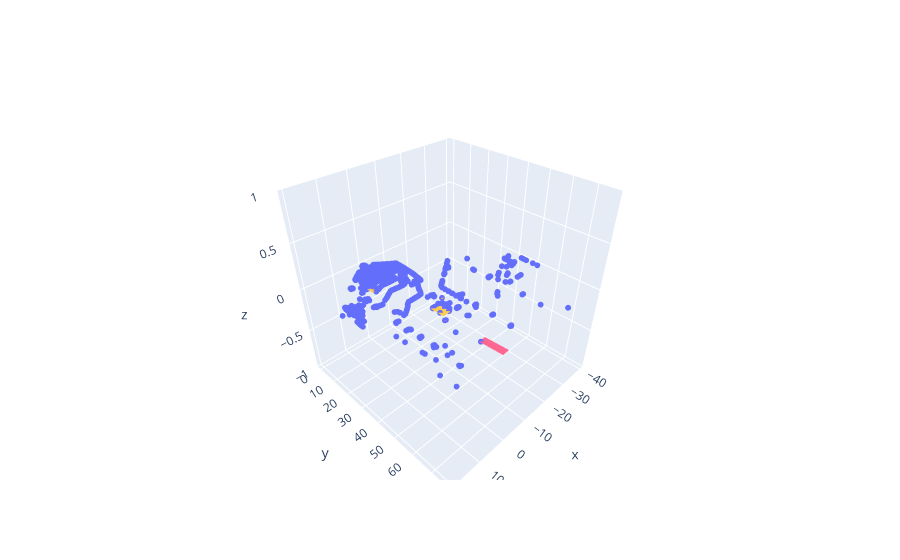

The notebook cell this image was saved under:
### Markdown cell above
---

### Code cell
EPOCHS = 2000

lasernet = torch.nn.DataParallel(LaserNet(), device_ids=[0, 1])
loss = LaserNetLoss(logits=True)
optimizer = torch.optim.Adam(lasernet.parameters(), lr=0.0001)

lasernet.zero_grad()
loss.zero_grad()
optimizer.zero_grad()

losses = []
for epoch in range(EPOCHS):
    
    # Training
    for batch_rv, batch_labels, batch_target_bbs in train_dataloader:
        
        batch_pointclass_preds, batch_bb_param_preds, batch_log_std_preds = lasernet(x=batch_rv)
        batch_logstd = torch.log(torch.std(batch_bb_param_preds, axis=(1, 2, 3)))        
        
        L = loss(batch_pointclass_preds, batch_bb_param_preds, batch_log_std_preds,
                 batch_labels,           batch_target_bbs,     batch_logstd)
        
        losses.append(L.item())

        lasernet.zero_grad()
        L.backward()
        optimizer.step()
    print(epoch, L.item())

### Figure 1 — Plotly figure (JSON) as saved in the notebook; plotly's stock layout.template omitted (floating-point values rounded to 4 significant figures; data arrays with more than 128 entries replaced by an {"elided": "..."} marker saying what was removed)
{"data": [{"marker": {"size": 2}, "mode": "markers", "type": "scatter3d", "x": {"elided": "4096 float values"}, "y": {"elided": "4096 float values"}, "z": {"elided": "4096 int values"}}, {"type": "mesh3d", "x": [0, 0, 0, 0], "y": [0, 0, 0, 0], "z": [0, 0, 0, 0]}, {"type": "mesh3d", "x": [0, 0, 0, 0], "y": [0, 0, 0, 0], "z": [0, 0, 0, 0]}, {"type": "mesh3d", "x": [0, 0, 0, 0], "y": [0, 0, 0, 0], "z": [0, 0, 0, 0]}, {"type": "mesh3d", "x": [-5.326, -5.317, -6.525, -6.534], "y": [39.53, 40.29, 40.3, 39.55], "z": [0, 0, 0, 0]}, {"type": "mesh3d", "x": [0, 0, 0, 0], "y": [0, 0, 0, 0], "z": [0, 0, 0, 0]}, {"type": "mesh3d", "x": [0, 0, 0, 0], "y": [0, 0, 0, 0], "z": [0, 0, 0, 0]}, {"type": "mesh3d", "x": [0, 0, 0, 0], "y": [0, 0, 0, 0], "z": [0, 0, 0, 0]}, {"type": "mesh3d", "x": [0, 0, 0, 0], "y": [0, 0, 0, 0], "z": [0, 0, 0, 0]}, {"type": "mesh3d", "x": [0, 0, 0, 0], "y": [0, 0, 0, 0], "z": [0, 0, 0, 0]}, {"type": "mesh3d", "x": [0, 0, 0, 0], "y": [0, 0, 0, 0], "z": [0, 0, 0, 0]}, {"type": "mesh3d", "x": [0, 0, 0, 0], "y": [0, 0, 0, 0], "z": [0, 0, 0, 0]}, {"type": "mesh3d", "x": [0, 0, 0, 0], "y": [0, 0, 0, 0], "z": [0, 0, 0, 0]}, {"type": "mesh3d", "x": [0, 0, 0, 0], "y": [0, 0, 0, 0], "z": [0, 0, 0, 0]}, {"type": "mesh3d", "x": [-0.05265, -2.929, -2.787, 0.0896], "y": [47.93, 47.86, 41.49, 41.56], "z": [0, 0, 0, 0]}, {"type": "mesh3d", "x": [0, 0, 0, 0], "y": [0, 0, 0, 0], "z": [0, 0, 0, 0]}, {"type": "mesh3d", "x": [0, 0, 0, 0], "y": [0, 0, 0, 0], "z": [0, 0, 0, 0]}, {"type": "mesh3d", "x": [0, 0, 0, 0], "y": [0, 0, 0, 0], "z": [0, 0, 0, 0]}, {"type": "mesh3d", "x": [0, 0, 0, 0], "y": [0, 0, 0, 0], "z": [0, 0, 0, 0]}, {"type": "mesh3d", "x": [-0.05265, -2.929, -2.787, 0.0896], "y": [47.93, 47.86, 41.49, 41.56], "z": [0, 0, 0, 0]}, {"type": "mesh3d", "x": [0, 0, 0, 0], "y": [0, 0, 0, 0], "z": [0, 0, 0, 0]}, {"type": "mesh3d", "x": [0, 0, 0, 0], "y": [0, 0, 0, 0], "z": [0, 0, 0, 0]}, {"type": "mesh3d", "x": [-0.05265, -2.929, -2.787, 0.0896], "y": [47.93, 47.86, 41.49, 41.56], "z": [0, 0, 0, 0]}, {"type": "mesh3d", "x": [-0.05265, -2.929, -2.787, 0.0896], "y": [47.93, 47.86, 41.49, 41.56], "z": [0, 0, 0, 0]}, {"type": "mesh3d", "x": [0, 0, 0, 0], "y": [0, 0, 0, 0], "z": [0, 0, 0, 0]}, {"type": "mesh3d", "x": [0, 0, 0, 0], "y": [0, 0, 0, 0], "z": [0, 0, 0, 0]}, {"type": "mesh3d", "x": [0, 0, 0, 0], "y": [0, 0, 0, 0], "z": [0, 0, 0, 0]}, {"type": "mesh3d", "x": [0, 0, 0, 0], "y": [0, 0, 0, 0], "z": [0, 0, 0, 0]}, {"type": "mesh3d", "x": [0, 0, 0, 0], "y": [0, 0, 0, 0], "z": [0, 0, 0, 0]}, {"type": "mesh3d", "x": [0, 0, 0, 0], "y": [0, 0, 0, 0], "z": [0, 0, 0, 0]}, {"type": "mesh3d", "x": [-0.05265, -2.929, -2.787, 0.0896], "y": [47.93, 47.86, 41.49, 41.56], "z": [0, 0, 0, 0]}, {"type": "mesh3d", "x": [-0.05265, -2.929, -2.787, 0.0896], "y": [47.93, 47.86, 41.49, 41.56], "z": [0, 0, 0, 0]}, {"type": "mesh3d", "x": [-0.05265, -2.929, -2.787, 0.0896], "y": [47.93, 47.86, 41.49, 41.56], "z": [0, 0, 0, 0]}, {"type": "mesh3d", "x": [0, 0, 0, 0], "y": [0, 0, 0, 0], "z": [0, 0, 0, 0]}, {"type": "mesh3d", "x": [0, 0, 0, 0], "y": [0, 0, 0, 0], "z": [0, 0, 0, 0]}, {"type": "mesh3d", "x": [0, 0, 0, 0], "y": [0, 0, 0, 0], "z": [0, 0, 0, 0]}, {"type": "mesh3d", "x": [0, 0, 0, 0], "y": [0, 0, 0, 0], "z": [0, 0, 0, 0]}, {"type": "mesh3d", "x": [0, 0, 0, 0], "y": [0, 0, 0, 0], "z": [0, 0, 0, 0]}, {"type": "mesh3d", "x": [0, 0, 0, 0], "y": [0, 0, 0, 0], "z": [0, 0, 0, 0]}, {"type": "mesh3d", "x": [-0.05265, -2.929, -2.787, 0.0896], "y": [47.93, 47.86, 41.49, 41.56], "z": [0, 0, 0, 0]}, {"type": "mesh3d", "x": [-0.05265, -2.929, -2.787, 0.0896], "y": [47.93, 47.86, 41.49, 41.56], "z": [0, 0, 0, 0]}, {"type": "mesh3d", "x": [-0.05265, -2.929, -2.787, 0.0896], "y": [47.93, 47.86, 41.49, 41.56], "z": [0, 0, 0, 0]}, {"type": "mesh3d", "x": [0, 0, 0, 0], "y": [0, 0, 0, 0], "z": [0, 0, 0, 0]}, {"type": "mesh3d", "x": [0, 0, 0, 0], "y": [0, 0, 0, 0], "z": [0, 0, 0, 0]}, {"type": "mesh3d", "x": [0, 0, 0, 0], "y": [0, 0, 0, 0], "z": [0, 0, 0, 0]}, {"type": "mesh3d", "x": [0, 0, 0, 0], "y": [0, 0, 0, 0], "z": [0, 0, 0, 0]}, {"type": "mesh3d", "x": [0, 0, 0, 0], "y": [0, 0, 0, 0], "z": [0, 0, 0, 0]}, {"type": "mesh3d", "x": [0, 0, 0, 0], "y": [0, 0, 0, 0], "z": [0, 0, 0, 0]}, {"type": "mesh3d", "x": [-0.05265, -2.929, -2.787, 0.0896], "y": [47.93, 47.86, 41.49, 41.56], "z": [0, 0, 0, 0]}, {"type": "mesh3d", "x": [-0.05265, -2.929, -2.787, 0.0896], "y": [47.93, 47.86, 41.49, 41.56], "z": [0, 0, 0, 0]}, {"type": "mesh3d", "x": [-0.05265, -2.929, -2.787, 0.0896], "y": [47.93, 47.86, 41.49, 41.56], "z": [0, 0, 0, 0]}, {"type": "mesh3d", "x": [0, 0, 0, 0], "y": [0, 0, 0, 0], "z": [0, 0, 0, 0]}, {"type": "mesh3d", "x": [0, 0, 0, 0], "y": [0, 0, 0, 0], "z": [0, 0, 0, 0]}, {"type": "mesh3d", "x": [0, 0, 0, 0], "y": [0, 0, 0, 0], "z": [0, 0, 0, 0]}, {"type": "mesh3d", "x": [0, 0, 0, 0], "y": [0, 0, 0, 0], "z": [0, 0, 0, 0]}, {"type": "mesh3d", "x": [0, 0, 0, 0], "y": [0, 0, 0, 0], "z": [0, 0, 0, 0]}, {"type": "mesh3d", "x": [0, 0, 0, 0], "y": [0, 0, 0, 0], "z": [0, 0, 0, 0]}, {"type": "mesh3d", "x": [-0.05265, -2.929, -2.787, 0.0896], "y": [47.93, 47.86, 41.49, 41.56], "z": [0, 0, 0, 0]}, {"type": "mesh3d", "x": [-0.05265, -2.929, -2.787, 0.0896], "y": [47.93, 47.86, 41.49, 41.56], "z": [0, 0, 0, 0]}, {"type": "mesh3d", "x": [-0.05265, -2.929, -2.787, 0.0896], "y": [47.93, 47.86, 41.49, 41.56], "z": [0, 0, 0, 0]}, {"type": "mesh3d", "x": [0, 0, 0, 0], "y": [0, 0, 0, 0], "z": [0, 0, 0, 0]}, {"type": "mesh3d", "x": [0, 0, 0, 0], "y": [0, 0, 0, 0], "z": [0, 0, 0, 0]}, {"type": "mesh3d", "x": [0, 0, 0, 0], "y": [0, 0, 0, 0], "z": [0, 0, 0, 0]}, {"type": "mesh3d", "x": [0, 0, 0, 0], "y": [0, 0, 0, 0], "z": [0, 0, 0, 0]}, {"type": "mesh3d", "x": [0, 0, 0, 0], "y": [0, 0, 0, 0], "z": [0, 0, 0, 0]}, {"type": "mesh3d", "x": [0, 0, 0, 0], "y": [0, 0, 0, 0], "z": [0, 0, 0, 0]}, {"type": "mesh3d", "x": [0.2177, -2.226, -1.694, 0.7496], "y": [75.66, 75.53, 65.75, 65.88], "z": [0, 0, 0, 0]}, {"type": "mesh3d", "x": [0, 0, 0, 0], "y": [0, 0, 0, 0], "z": [0, 0, 0, 0]}, {"type": "mesh3d", "x": [0.4899, 1.106, 1.098, 0.4824], "y": [49.44, 49.45, 50.33, 50.32], "z": [0, 0, 0, 0]}, {"type": "mesh3d", "x": [0, 0, 0, 0], "y": [0, 0, 0, 0], "z": [0, 0, 0, 0]}, {"type": "mesh3d", "x": [0, 0, 0, 0], "y": [0, 0, 0, 0], "z": [0, 0, 0, 0]}, {"type": "mesh3d", "x": [0, 0, 0, 0], "y": [0, 0, 0, 0], "z": [0, 0, 0, 0]}, {"type": "mesh3d", "x": [0, 0, 0, 0], "y": [0, 0, 0, 0], "z": [0, 0, 0, 0]}, {"type": "mesh3d", "x": [0, 0, 0, 0], "y": [0, 0, 0, 0], "z": [0, 0, 0, 0]}, {"type": "mesh3d", "x": [0, 0, 0, 0], "y": [0, 0, 0, 0], "z": [0, 0, 0, 0]}, {"type": "mesh3d", "x": [0, 0, 0, 0], "y": [0, 0, 0, 0], "z": [0, 0, 0, 0]}, {"type": "mesh3d", "x": [0.4899, 1.106, 1.098, 0.4824], "y": [49.44, 49.45, 50.33, 50.32], "z": [0, 0, 0, 0]}, {"type": "mesh3d", "x": [0, 0, 0, 0], "y": [0, 0, 0, 0], "z": [0, 0, 0, 0]}, {"type": "mesh3d", "x": [0, 0, 0, 0], "y": [0, 0, 0, 0], "z": [0, 0, 0, 0]}, {"type": "mesh3d", "x": [0, 0, 0, 0], "y": [0, 0, 0, 0], "z": [0, 0, 0, 0]}, {"type": "mesh3d", "x": [0, 0, 0, 0], "y": [0, 0, 0, 0], "z": [0, 0, 0, 0]}, {"type": "mesh3d", "x": [0, 0, 0, 0], "y": [0, 0, 0, 0], "z": [0, 0, 0, 0]}, {"type": "mesh3d", "x": [0, 0, 0, 0], "y": [0, 0, 0, 0], "z": [0, 0, 0, 0]}, {"type": "mesh3d", "x": [0, 0, 0, 0], "y": [0, 0, 0, 0], "z": [0, 0, 0, 0]}, {"type": "mesh3d", "x": [0, 0, 0, 0], "y": [0, 0, 0, 0], "z": [0, 0, 0, 0]}, {"type": "mesh3d", "x": [5.0, 7.154, 6.864, 4.711], "y": [12.59, 12.69, 18.91, 18.81], "z": [0, 0, 0, 0]}, {"type": "mesh3d", "x": [5.0, 7.154, 6.864, 4.711], "y": [12.59, 12.69, 18.91, 18.81], "z": [0, 0, 0, 0]}, {"type": "mesh3d", "x": [5.0, 7.154, 6.864, 4.711], "y": [12.59, 12.69, 18.91, 18.81], "z": [0, 0, 0, 0]}, {"type": "mesh3d", "x": [0, 0, 0, 0], "y": [0, 0, 0, 0], "z": [0, 0, 0, 0]}, {"type": "mesh3d", "x": [5.0, 7.154, 6.864, 4.711], "y": [12.59, 12.69, 18.91, 18.81], "z": [0, 0, 0, 0]}, {"type": "mesh3d", "x": [0, 0, 0, 0], "y": [0, 0, 0, 0], "z": [0, 0, 0, 0]}, {"type": "mesh3d", "x": [0, 0, 0, 0], "y": [0, 0, 0, 0], "z": [0, 0, 0, 0]}, {"type": "mesh3d", "x": [0, 0, 0, 0], "y": [0, 0, 0, 0], "z": [0, 0, 0, 0]}, {"type": "mesh3d", "x": [5.0, 7.154, 6.864, 4.711], "y": [12.59, 12.69, 18.91, 18.81], "z": [0, 0, 0, 0]}, {"type": "mesh3d", "x": [5.0, 7.154, 6.864, 4.711], "y": [12.59, 12.69, 18.91, 18.81], "z": [0, 0, 0, 0]}, {"type": "mesh3d", "x": [5.0, 7.154, 6.864, 4.711], "y": [12.59, 12.69, 18.91, 18.81], "z": [0, 0, 0, 0]}, {"type": "mesh3d", "x": [5.0, 7.154, 6.864, 4.711], "y": [12.59, 12.69, 18.91, 18.81], "z": [0, 0, 0, 0]}, {"type": "mesh3d", "x": [5.0, 7.154, 6.864, 4.711], "y": [12.59, 12.69, 18.91, 18.81], "z": [0, 0, 0, 0]}, {"type": "mesh3d", "x": [5.0, 7.154, 6.864, 4.711], "y": [12.59, 12.69, 18.91, 18.81], "z": [0, 0, 0, 0]}, {"type": "mesh3d", "x": [0, 0, 0, 0], "y": [0, 0, 0, 0], "z": [0, 0, 0, 0]}, {"type": "mesh3d", "x": [0, 0, 0, 0], "y": [0, 0, 0, 0], "z": [0, 0, 0, 0]}, {"type": "mesh3d", "x": [0, 0, 0, 0], "y": [0, 0, 0, 0], "z": [0, 0, 0, 0]}, {"type": "mesh3d", "x": [5.0, 7.154, 6.864, 4.711], "y": [12.59, 12.69, 18.91, 18.81], "z": [0, 0, 0, 0]}, {"type": "mesh3d", "x": [5.0, 7.154, 6.864, 4.711], "y": [12.59, 12.69, 18.91, 18.81], "z": [0, 0, 0, 0]}, {"type": "mesh3d", "x": [5.0, 7.154, 6.864, 4.711], "y": [12.59, 12.69, 18.91, 18.81], "z": [0, 0, 0, 0]}, {"type": "mesh3d", "x": [5.0, 7.154, 6.864, 4.711], "y": [12.59, 12.69, 18.91, 18.81], "z": [0, 0, 0, 0]}, {"type": "mesh3d", "x": [5.0, 7.154, 6.864, 4.711], "y": [12.59, 12.69, 18.91, 18.81], "z": [0, 0, 0, 0]}, {"type": "mesh3d", "x": [5.0, 7.154, 6.864, 4.711], "y": [12.59, 12.69, 18.91, 18.81], "z": [0, 0, 0, 0]}, {"type": "mesh3d", "x": [0, 0, 0, 0], "y": [0, 0, 0, 0], "z": [0, 0, 0, 0]}, {"type": "mesh3d", "x": [0, 0, 0, 0], "y": [0, 0, 0, 0], "z": [0, 0, 0, 0]}, {"type": "mesh3d", "x": [0, 0, 0, 0], "y": [0, 0, 0, 0], "z": [0, 0, 0, 0]}, {"type": "mesh3d", "x": [5.0, 7.154, 6.864, 4.711], "y": [12.59, 12.69, 18.91, 18.81], "z": [0, 0, 0, 0]}, {"type": "mesh3d", "x": [5.0, 7.154, 6.864, 4.711], "y": [12.59, 12.69, 18.91, 18.81], "z": [0, 0, 0, 0]}, {"type": "mesh3d", "x": [0, 0, 0, 0], "y": [0, 0, 0, 0], "z": [0, 0, 0, 0]}, {"type": "mesh3d", "x": [5.0, 7.154, 6.864, 4.711], "y": [12.59, 12.69, 18.91, 18.81], "z": [0, 0, 0, 0]}, {"type": "mesh3d", "x": [5.0, 7.154, 6.864, 4.711], "y": [12.59, 12.69, 18.91, 18.81], "z": [0, 0, 0, 0]}, {"type": "mesh3d", "x": [5.0, 7.154, 6.864, 4.711], "y": [12.59, 12.69, 18.91, 18.81], "z": [0, 0, 0, 0]}, {"type": "mesh3d", "x": [0, 0, 0, 0], "y": [0, 0, 0, 0], "z": [0, 0, 0, 0]}, {"type": "mesh3d", "x": [0, 0, 0, 0], "y": [0, 0, 0, 0], "z": [0, 0, 0, 0]}, {"type": "mesh3d", "x": [0, 0, 0, 0], "y": [0, 0, 0, 0], "z": [0, 0, 0, 0]}, {"type": "mesh3d", "x": [5.0, 7.154, 6.864, 4.711], "y": [12.59, 12.69, 18.91, 18.81], "z": [0, 0, 0, 0]}, {"type": "mesh3d", "x": [5.0, 7.154, 6.864, 4.711], "y": [12.59, 12.69, 18.91, 18.81], "z": [0, 0, 0, 0]}, {"type": "mesh3d", "x": [0, 0, 0, 0], "y": [0, 0, 0, 0], "z": [0, 0, 0, 0]}, {"type": "mesh3d", "x": [5.0, 7.154, 6.864, 4.711], "y": [12.59, 12.69, 18.91, 18.81], "z": [0, 0, 0, 0]}, {"type": "mesh3d", "x": [5.0, 7.154, 6.864, 4.711], "y": [12.59, 12.69, 18.91, 18.81], "z": [0, 0, 0, 0]}, {"type": "mesh3d", "x": [0, 0, 0, 0], "y": [0, 0, 0, 0], "z": [0, 0, 0, 0]}, {"type": "mesh3d", "x": [0, 0, 0, 0], "y": [0, 0, 0, 0], "z": [0, 0, 0, 0]}, {"type": "mesh3d", "x": [0, 0, 0, 0], "y": [0, 0, 0, 0], "z": [0, 0, 0, 0]}, {"type": "mesh3d", "x": [5.0, 7.154, 6.864, 4.711], "y": [12.59, 12.69, 18.91, 18.81], "z": [0, 0, 0, 0]}, {"type": "mesh3d", "x": [5.0, 7.154, 6.864, 4.711], "y": [12.59, 12.69, 18.91, 18.81], "z": [0, 0, 0, 0]}, {"type": "mesh3d", "x": [5.0, 7.154, 6.864, 4.711], "y": [12.59, 12.69, 18.91, 18.81], "z": [0, 0, 0, 0]}, {"type": "mesh3d", "x": [0, 0, 0, 0], "y": [0, 0, 0, 0], "z": [0, 0, 0, 0]}, {"type": "mesh3d", "x": [5.0, 7.154, 6.864, 4.711], "y": [12.59, 12.69, 18.91, 18.81], "z": [0, 0, 0, 0]}, {"type": "mesh3d", "x": [5.0, 7.154, 6.864, 4.711], "y": [12.59, 12.69, 18.91, 18.81], "z": [0, 0, 0, 0]}, {"type": "mesh3d", "x": [5.0, 7.154, 6.864, 4.711], "y": [12.59, 12.69, 18.91, 18.81], "z": [0, 0, 0, 0]}, {"type": "mesh3d", "x": [0, 0, 0, 0], "y": [0, 0, 0, 0], "z": [0, 0, 0, 0]}, {"type": "mesh3d", "x": [0, 0, 0, 0], "y": [0, 0, 0, 0], "z": [0, 0, 0, 0]}, {"type": "mesh3d", "x": [5.0, 7.154, 6.864, 4.711], "y": [12.59, 12.69, 18.91, 18.81], "z": [0, 0, 0, 0]}, {"type": "mesh3d", "x": [5.0, 7.154, 6.864, 4.711], "y": [12.59, 12.69, 18.91, 18.81], "z": [0, 0, 0, 0]}, {"type": "mesh3d", "x": [5.0, 7.154, 6.864, 4.711], "y": [12.59, 12.69, 18.91, 18.81], "z": [0, 0, 0, 0]}, {"type": "mesh3d", "x": [5.0, 7.154, 6.864, 4.711], "y": [12.59, 12.69, 18.91, 18.81], "z": [0, 0, 0, 0]}, {"type": "mesh3d", "x": [5.0, 7.154, 6.864, 4.711], "y": [12.59, 12.69, 18.91, 18.81], "z": [0, 0, 0, 0]}, {"type": "mesh3d", "x": [5.0, 7.154, 6.864, 4.711], "y": [12.59, 12.69, 18.91, 18.81], "z": [0, 0, 0, 0]}, {"type": "mesh3d", "x": [5.0, 7.154, 6.864, 4.711], "y": [12.59, 12.69, 18.91, 18.81], "z": [0, 0, 0, 0]}, {"type": "mesh3d", "x": [5.0, 7.154, 6.864, 4.711], "y": [12.59, 12.69, 18.91, 18.81], "z": [0, 0, 0, 0]}, {"type": "mesh3d", "x": [0, 0, 0, 0], "y": [0, 0, 0, 0], "z": [0, 0, 0, 0]}, {"type": "mesh3d", "x": [5.0, 7.154, 6.864, 4.711], "y": [12.59, 12.69, 18.91, 18.81], "z": [0, 0, 0, 0]}, {"type": "mesh3d", "x": [5.0, 7.154, 6.864, 4.711], "y": [12.59, 12.69, 18.91, 18.81], "z": [0, 0, 0, 0]}, {"type": "mesh3d", "x": [5.0, 7.154, 6.864, 4.711], "y": [12.59, 12.69, 18.91, 18.81], "z": [0, 0, 0, 0]}, {"type": "mesh3d", "x": [5.0, 7.154, 6.864, 4.711], "y": [12.59, 12.69, 18.91, 18.81], "z": [0, 0, 0, 0]}, {"type": "mesh3d", "x": [5.0, 7.154, 6.864, 4.711], "y": [12.59, 12.69, 18.91, 18.81], "z": [0, 0, 0, 0]}, {"type": "mesh3d", "x": [5.0, 7.154, 6.864, 4.711], "y": [12.59, 12.69, 18.91, 18.81], "z": [0, 0, 0, 0]}, {"type": "mesh3d", "x": [5.0, 7.154, 6.864, 4.711], "y": [12.59, 12.69, 18.91, 18.81], "z": [0, 0, 0, 0]}, {"type": "mesh3d", "x": [5.0, 7.154, 6.864, 4.711], "y": [12.59, 12.69, 18.91, 18.81], "z": [0, 0, 0, 0]}, {"type": "mesh3d", "x": [0, 0, 0, 0], "y": [0, 0, 0, 0], "z": [0, 0, 0, 0]}, {"type": "mesh3d", "x": [5.0, 7.154, 6.864, 4.711], "y": [12.59, 12.69, 18.91, 18.81], "z": [0, 0, 0, 0]}, {"type": "mesh3d", "x": [5.0, 7.154, 6.864, 4.711], "y": [12.59, 12.69, 18.91, 18.81], "z": [0, 0, 0, 0]}, {"type": "mesh3d", "x": [5.0, 7.154, 6.864, 4.711], "y": [12.59, 12.69, 18.91, 18.81], "z": [0, 0, 0, 0]}, {"type": "mesh3d", "x": [5.0, 7.154, 6.864, 4.711], "y": [12.59, 12.69, 18.91, 18.81], "z": [0, 0, 0, 0]}, {"type": "mesh3d", "x": [5.0, 7.154, 6.864, 4.711], "y": [12.59, 12.69, 18.91, 18.81], "z": [0, 0, 0, 0]}, {"type": "mesh3d", "x": [5.0, 7.154, 6.864, 4.711], "y": [12.59, 12.69, 18.91, 18.81], "z": [0, 0, 0, 0]}, {"type": "mesh3d", "x": [5.0, 7.154, 6.864, 4.711], "y": [12.59, 12.69, 18.91, 18.81], "z": [0, 0, 0, 0]}, {"type": "mesh3d", "x": [5.0, 7.154, 6.864, 4.711], "y": [12.59, 12.69, 18.91, 18.81], "z": [0, 0, 0, 0]}, {"type": "mesh3d", "x": [0, 0, 0, 0], "y": [0, 0, 0, 0], "z": [0, 0, 0, 0]}, {"type": "mesh3d", "x": [5.0, 7.154, 6.864, 4.711], "y": [12.59, 12.69, 18.91, 18.81], "z": [0, 0, 0, 0]}, {"type": "mesh3d", "x": [5.0, 7.154, 6.864, 4.711], "y": [12.59, 12.69, 18.91, 18.81], "z": [0, 0, 0, 0]}, {"type": "mesh3d", "x": [5.0, 7.154, 6.864, 4.711], "y": [12.59, 12.69, 18.91, 18.81], "z": [0, 0, 0, 0]}, {"type": "mesh3d", "x": [5.0, 7.154, 6.864, 4.711], "y": [12.59, 12.69, 18.91, 18.81], "z": [0, 0, 0, 0]}, {"type": "mesh3d", "x": [0, 0, 0, 0], "y": [0, 0, 0, 0], "z": [0, 0, 0, 0]}, {"type": "mesh3d", "x": [5.0, 7.154, 6.864, 4.711], "y": [12.59, 12.69, 18.91, 18.81], "z": [0, 0, 0, 0]}, {"type": "mesh3d", "x": [5.0, 7.154, 6.864, 4.711], "y": [12.59, 12.69, 18.91, 18.81], "z": [0, 0, 0, 0]}, {"type": "mesh3d", "x": [5.0, 7.154, 6.864, 4.711], "y": [12.59, 12.69, 18.91, 18.81], "z": [0, 0, 0, 0]}, {"type": "mesh3d", "x": [0, 0, 0, 0], "y": [0, 0, 0, 0], "z": [0, 0, 0, 0]}, {"type": "mesh3d", "x": [5.0, 7.154, 6.864, 4.711], "y": [12.59, 12.69, 18.91, 18.81], "z": [0, 0, 0, 0]}, {"type": "mesh3d", "x": [5.0, 7.154, 6.864, 4.711], "y": [12.59, 12.69, 18.91, 18.81], "z": [0, 0, 0, 0]}, {"type": "mesh3d", "x": [5.0, 7.154, 6.864, 4.711], "y": [12.59, 12.69, 18.91, 18.81], "z": [0, 0, 0, 0]}, {"type": "mesh3d", "x": [5.0, 7.154, 6.864, 4.711], "y": [12.59, 12.69, 18.91, 18.81], "z": [0, 0, 0, 0]}, {"type": "mesh3d", "x": [5.0, 7.154, 6.864, 4.711], "y": [12.59, 12.69, 18.91, 18.81], "z": [0, 0, 0, 0]}, {"type": "mesh3d", "x": [5.0, 7.154, 6.864, 4.711], "y": [12.59, 12.69, 18.91, 18.81], "z": [0, 0, 0, 0]}, {"type": "mesh3d", "x": [5.0, 7.154, 6.864, 4.711], "y": [12.59, 12.69, 18.91, 18.81], "z": [0, 0, 0, 0]}, {"type": "mesh3d", "x": [5.0, 7.154, 6.864, 4.711], "y": [12.59, 12.69, 18.91, 18.81], "z": [0, 0, 0, 0]}, {"type": "mesh3d", "x": [0, 0, 0, 0], "y": [0, 0, 0, 0], "z": [0, 0, 0, 0]}, {"type": "mesh3d", "x": [5.0, 7.154, 6.864, 4.711], "y": [12.59, 12.69, 18.91, 18.81], "z": [0, 0, 0, 0]}, {"type": "mesh3d", "x": [5.0, 7.154, 6.864, 4.711], "y": [12.59, 12.69, 18.91, 18.81], "z": [0, 0, 0, 0]}, {"type": "mesh3d", "x": [5.0, 7.154, 6.864, 4.711], "y": [12.59, 12.69, 18.91, 18.81], "z": [0, 0, 0, 0]}, {"type": "mesh3d", "x": [5.0, 7.154, 6.864, 4.711], "y": [12.59, 12.69, 18.91, 18.81], "z": [0, 0, 0, 0]}, {"type": "mesh3d", "x": [5.0, 7.154, 6.864, 4.711], "y": [12.59, 12.69, 18.91, 18.81], "z": [0, 0, 0, 0]}, {"type": "mesh3d", "x": [5.0, 7.154, 6.864, 4.711], "y": [12.59, 12.69, 18.91, 18.81], "z": [0, 0, 0, 0]}, {"type": "mesh3d", "x": [5.0, 7.154, 6.864, 4.711], "y": [12.59, 12.69, 18.91, 18.81], "z": [0, 0, 0, 0]}, {"type": "mesh3d", "x": [5.0, 7.154, 6.864, 4.711], "y": [12.59, 12.69, 18.91, 18.81], "z": [0, 0, 0, 0]}, {"type": "mesh3d", "x": [0, 0, 0, 0], "y": [0, 0, 0, 0], "z": [0, 0, 0, 0]}, {"type": "mesh3d", "x": [5.0, 7.154, 6.864, 4.711], "y": [12.59, 12.69, 18.91, 18.81], "z": [0, 0, 0, 0]}, {"type": "mesh3d", "x": [5.0, 7.154, 6.864, 4.711], "y": [12.59, 12.69, 18.91, 18.81], "z": [0, 0, 0, 0]}, {"type": "mesh3d", "x": [5.0, 7.154, 6.864, 4.711], "y": [12.59, 12.69, 18.91, 18.81], "z": [0, 0, 0, 0]}, {"type": "mesh3d", "x": [5.0, 7.154, 6.864, 4.711], "y": [12.59, 12.69, 18.91, 18.81], "z": [0, 0, 0, 0]}, {"type": "mesh3d", "x": [5.0, 7.154, 6.864, 4.711], "y": [12.59, 12.69, 18.91, 18.81], "z": [0, 0, 0, 0]}, {"type": "mesh3d", "x": [5.0, 7.154, 6.864, 4.711], "y": [12.59, 12.69, 18.91, 18.81], "z": [0, 0, 0, 0]}, {"type": "mesh3d", "x": [5.0, 7.154, 6.864, 4.711], "y": [12.59, 12.69, 18.91, 18.81], "z": [0, 0, 0, 0]}, {"type": "mesh3d", "x": [5.0, 7.154, 6.864, 4.711], "y": [12.59, 12.69, 18.91, 18.81], "z": [0, 0, 0, 0]}, {"type": "mesh3d", "x": [0, 0, 0, 0], "y": [0, 0, 0, 0], "z": [0, 0, 0, 0]}, {"type": "mesh3d", "x": [5.0, 7.154, 6.864, 4.711], "y": [12.59, 12.69, 18.91, 18.81], "z": [0, 0, 0, 0]}, {"type": "mesh3d", "x": [5.0, 7.154, 6.864, 4.711], "y": [12.59, 12.69, 18.91, 18.81], "z": [0, 0, 0, 0]}, {"type": "mesh3d", "x": [5.0, 7.154, 6.864, 4.711], "y": [12.59, 12.69, 18.91, 18.81], "z": [0, 0, 0, 0]}, {"type": "mesh3d", "x": [5.0, 7.154, 6.864, 4.711], "y": [12.59, 12.69, 18.91, 18.81], "z": [0, 0, 0, 0]}, {"type": "mesh3d", "x": [5.0, 7.154, 6.864, 4.711], "y": [12.59, 12.69, 18.91, 18.81], "z": [0, 0, 0, 0]}, {"type": "mesh3d", "x": [5.0, 7.154, 6.864, 4.711], "y": [12.59, 12.69, 18.91, 18.81], "z": [0, 0, 0, 0]}, {"type": "mesh3d", "x": [5.0, 7.154, 6.864, 4.711], "y": [12.59, 12.69, 18.91, 18.81], "z": [0, 0, 0, 0]}, {"type": "mesh3d", "x": [5.0, 7.154, 6.864, 4.711], "y": [12.59, 12.69, 18.91, 18.81], "z": [0, 0, 0, 0]}, {"type": "mesh3d", "x": [0, 0, 0, 0], "y": [0, 0, 0, 0], "z": [0, 0, 0, 0]}, {"type": "mesh3d", "x": [0, 0, 0, 0], "y": [0, 0, 0, 0], "z": [0, 0, 0, 0]}, {"type": "mesh3d", "x": [5.0, 7.154, 6.864, 4.711], "y": [12.59, 12.69, 18.91, 18.81], "z": [0, 0, 0, 0]}, {"type": "mesh3d", "x": [5.0, 7.154, 6.864, 4.711], "y": [12.59, 12.69, 18.91, 18.81], "z": [0, 0, 0, 0]}, {"type": "mesh3d", "x": [5.0, 7.154, 6.864, 4.711], "y": [12.59, 12.69, 18.91, 18.81], "z": [0, 0, 0, 0]}, {"type": "mesh3d", "x": [5.0, 7.154, 6.864, 4.711], "y": [12.59, 12.69, 18.91, 18.81], "z": [0, 0, 0, 0]}, {"type": "mesh3d", "x": [5.0, 7.154, 6.864, 4.711], "y": [12.59, 12.69, 18.91, 18.81], "z": [0, 0, 0, 0]}, {"type": "mesh3d", "x": [5.0, 7.154, 6.864, 4.711], "y": [12.59, 12.69, 18.91, 18.81], "z": [0, 0, 0, 0]}, {"type": "mesh3d", "x": [5.0, 7.154, 6.864, 4.711], "y": [12.59, 12.69, 18.91, 18.81], "z": [0, 0, 0, 0]}, {"type": "mesh3d", "x": [0, 0, 0, 0], "y": [0, 0, 0, 0], "z": [0, 0, 0, 0]}, {"type": "mesh3d", "x": [0, 0, 0, 0], "y": [0, 0, 0, 0], "z": [0, 0, 0, 0]}, {"type": "mesh3d", "x": [5.0, 7.154, 6.864, 4.711], "y": [12.59, 12.69, 18.91, 18.81], "z": [0, 0, 0, 0]}, {"type": "mesh3d", "x": [5.0, 7.154, 6.864, 4.711], "y": [12.59, 12.69, 18.91, 18.81], "z": [0, 0, 0, 0]}, {"type": "mesh3d", "x": [5.0, 7.154, 6.864, 4.711], "y": [12.59, 12.69, 18.91, 18.81], "z": [0, 0, 0, 0]}, {"type": "mesh3d", "x": [5.0, 7.154, 6.864, 4.711], "y": [12.59, 12.69, 18.91, 18.81], "z": [0, 0, 0, 0]}, {"type": "mesh3d", "x": [5.0, 7.154, 6.864, 4.711], "y": [12.59, 12.69, 18.91, 18.81], "z": [0, 0, 0, 0]}, {"type": "mesh3d", "x": [5.0, 7.154, 6.864, 4.711], "y": [12.59, 12.69, 18.91, 18.81], "z": [0, 0, 0, 0]}, {"type": "mesh3d", "x": [5.0, 7.154, 6.864, 4.711], "y": [12.59, 12.69, 18.91, 18.81], "z": [0, 0, 0, 0]}, {"type": "mesh3d", "x": [0, 0, 0, 0], "y": [0, 0, 0, 0], "z": [0, 0, 0, 0]}, {"type": "mesh3d", "x": [0, 0, 0, 0], "y": [0, 0, 0, 0], "z": [0, 0, 0, 0]}, {"type": "mesh3d", "x": [5.0, 7.154, 6.864, 4.711], "y": [12.59, 12.69, 18.91, 18.81], "z": [0, 0, 0, 0]}, {"type": "mesh3d", "x": [5.0, 7.154, 6.864, 4.711], "y": [12.59, 12.69, 18.91, 18.81], "z": [0, 0, 0, 0]}, {"type": "mesh3d", "x": [5.0, 7.154, 6.864, 4.711], "y": [12.59, 12.69, 18.91, 18.81], "z": [0, 0, 0, 0]}, {"type": "mesh3d", "x": [5.0, 7.154, 6.864, 4.711], "y": [12.59, 12.69, 18.91, 18.81], "z": [0, 0, 0, 0]}, {"type": "mesh3d", "x": [5.0, 7.154, 6.864, 4.711], "y": [12.59, 12.69, 18.91, 18.81], "z": [0, 0, 0, 0]}, {"type": "mesh3d", "x": [5.0, 7.154, 6.864, 4.711], "y": [12.59, 12.69, 18.91, 18.81], "z": [0, 0, 0, 0]}, {"type": "mesh3d", "x": [5.0, 7.154, 6.864, 4.711], "y": [12.59, 12.69, 18.91, 18.81], "z": [0, 0, 0, 0]}, {"type": "mesh3d", "x": [0, 0, 0, 0], "y": [0, 0, 0, 0], "z": [0, 0, 0, 0]}, {"type": "mesh3d", "x": [0, 0, 0, 0], "y": [0, 0, 0, 0], "z": [0, 0, 0, 0]}, {"type": "mesh3d", "x": [0, 0, 0, 0], "y": [0, 0, 0, 0], "z": [0, 0, 0, 0]}, {"type": "mesh3d", "x": [5.0, 7.154, 6.864, 4.711], "y": [12.59, 12.69, 18.91, 18.81], "z": [0, 0, 0, 0]}, {"type": "mesh3d", "x": [5.0, 7.154, 6.864, 4.711], "y": [12.59, 12.69, 18.91, 18.81], "z": [0, 0, 0, 0]}, {"type": "mesh3d", "x": [5.0, 7.154, 6.864, 4.711], "y": [12.59, 12.69, 18.91, 18.81], "z": [0, 0, 0, 0]}, {"type": "mesh3d", "x": [5.0, 7.154, 6.864, 4.711], "y": [12.59, 12.69, 18.91, 18.81], "z": [0, 0, 0, 0]}, {"type": "mesh3d", "x": [5.0, 7.154, 6.864, 4.711], "y": [12.59, 12.69, 18.91, 18.81], "z": [0, 0, 0, 0]}, {"type": "mesh3d", "x": [5.0, 7.154, 6.864, 4.711], "y": [12.59, 12.69, 18.91, 18.81], "z": [0, 0, 0, 0]}, {"type": "mesh3d", "x": [0, 0, 0, 0], "y": [0, 0, 0, 0], "z": [0, 0, 0, 0]}, {"type": "mesh3d", "x": [0, 0, 0, 0], "y": [0, 0, 0, 0], "z": [0, 0, 0, 0]}, {"type": "mesh3d", "x": [0, 0, 0, 0], "y": [0, 0, 0, 0], "z": [0, 0, 0, 0]}, {"type": "mesh3d", "x": [5.0, 7.154, 6.864, 4.711], "y": [12.59, 12.69, 18.91, 18.81], "z": [0, 0, 0, 0]}, {"type": "mesh3d", "x": [0, 0, 0, 0], "y": [0, 0, 0, 0], "z": [0, 0, 0, 0]}, {"type": "mesh3d", "x": [5.0, 7.154, 6.864, 4.711], "y": [12.59, 12.69, 18.91, 18.81], "z": [0, 0, 0, 0]}, {"type": "mesh3d", "x": [5.0, 7.154, 6.864, 4.711], "y": [12.59, 12.69, 18.91, 18.81], "z": [0, 0, 0, 0]}, {"type": "mesh3d", "x": [5.0, 7.154, 6.864, 4.711], "y": [12.59, 12.69, 18.91, 18.81], "z": [0, 0, 0, 0]}, {"type": "mesh3d", "x": [5.0, 7.154, 6.864, 4.711], "y": [12.59, 12.69, 18.91, 18.81], "z": [0, 0, 0, 0]}, {"type": "mesh3d", "x": [0, 0, 0, 0], "y": [0, 0, 0, 0], "z": [0, 0, 0, 0]}, {"type": "mesh3d", "x": [0, 0, 0, 0], "y": [0, 0, 0, 0], "z": [0, 0, 0, 0]}, {"type": "mesh3d", "x": [0, 0, 0, 0], "y": [0, 0, 0, 0], "z": [0, 0, 0, 0]}, {"type": "mesh3d", "x": [5.0, 7.154, 6.864, 4.711], "y": [12.59, 12.69, 18.91, 18.81], "z": [0, 0, 0, 0]}, {"type": "mesh3d", "x": [0, 0, 0, 0], "y": [0, 0, 0, 0], "z": [0, 0, 0, 0]}, {"type": "mesh3d", "x": [5.0, 7.154, 6.864, 4.711], "y": [12.59, 12.69, 18.91, 18.81], "z": [0, 0, 0, 0]}, {"type": "mesh3d", "x": [5.0, 7.154, 6.864, 4.711], "y": [12.59, 12.69, 18.91, 18.81], "z": [0, 0, 0, 0]}, {"type": "mesh3d", "x": [5.0, 7.154, 6.864, 4.711], "y": [12.59, 12.69, 18.91, 18.81], "z": [0, 0, 0, 0]}, {"type": "mesh3d", "x": [0, 0, 0, 0], "y": [0, 0, 0, 0], "z": [0, 0, 0, 0]}, {"type": "mesh3d", "x": [0, 0, 0, 0], "y": [0, 0, 0, 0], "z": [0, 0, 0, 0]}, {"type": "mesh3d", "x": [0, 0, 0, 0], "y": [0, 0, 0, 0], "z": [0, 0, 0, 0]}, {"type": "mesh3d", "x": [0, 0, 0, 0], "y": [0, 0, 0, 0], "z": [0, 0, 0, 0]}, {"type": "mesh3d", "x": [0, 0, 0, 0], "y": [0, 0, 0, 0], "z": [0, 0, 0, 0]}, {"type": "mesh3d", "x": [5.0, 7.154, 6.864, 4.711], "y": [12.59, 12.69, 18.91, 18.81], "z": [0, 0, 0, 0]}, {"type": "mesh3d", "x": [5.0, 7.154, 6.864, 4.711], "y": [12.59, 12.69, 18.91, 18.81], "z": [0, 0, 0, 0]}, {"type": "mesh3d", "x": [5.0, 7.154, 6.864, 4.711], "y": [12.59, 12.69, 18.91, 18.81], "z": [0, 0, 0, 0]}, {"type": "mesh3d", "x": [5.0, 7.154, 6.864, 4.711], "y": [12.59, 12.69, 18.91, 18.81], "z": [0, 0, 0, 0]}, {"type": "mesh3d", "x": [0, 0, 0, 0], "y": [0, 0, 0, 0], "z": [0, 0, 0, 0]}], "layout": {}}
